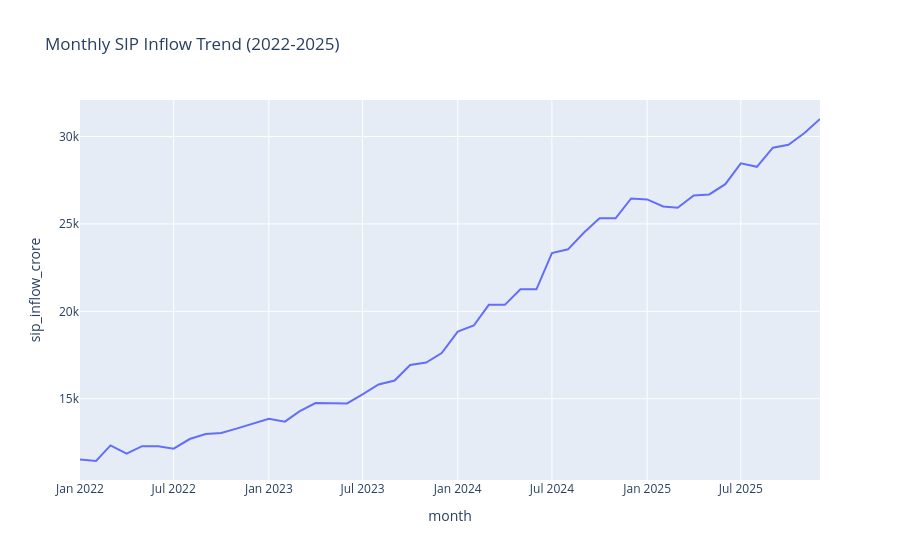

Write notebook code for a chart like this one.
### Code cell
fig = px.line(
    sip,
    x="month",
    y=sip.select_dtypes(include="number").columns[0],
    title="Monthly SIP Inflow Trend (2022-2025)"
)

fig.show()
